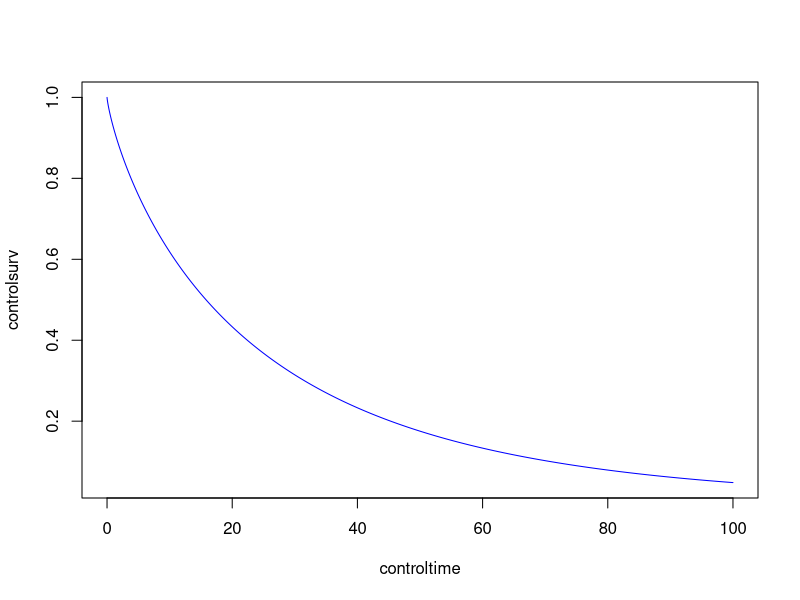

This chart was generated by the following R code:

####
#Looking at stopping for futility in the case we have
####


#Start off with traditional power


#We assume the following parameters for our model
lambda2 <- 0.04
gamma2 <- 0.8

#Draw the control curve
controltime <- seq(0, 100, by=0.01)
controlsurv <- exp(-(lambda2*controltime)^gamma2)
plot(controltime, controlsurv, type="l", col="blue")

#We assume that the delay is 3 months
T <- 3